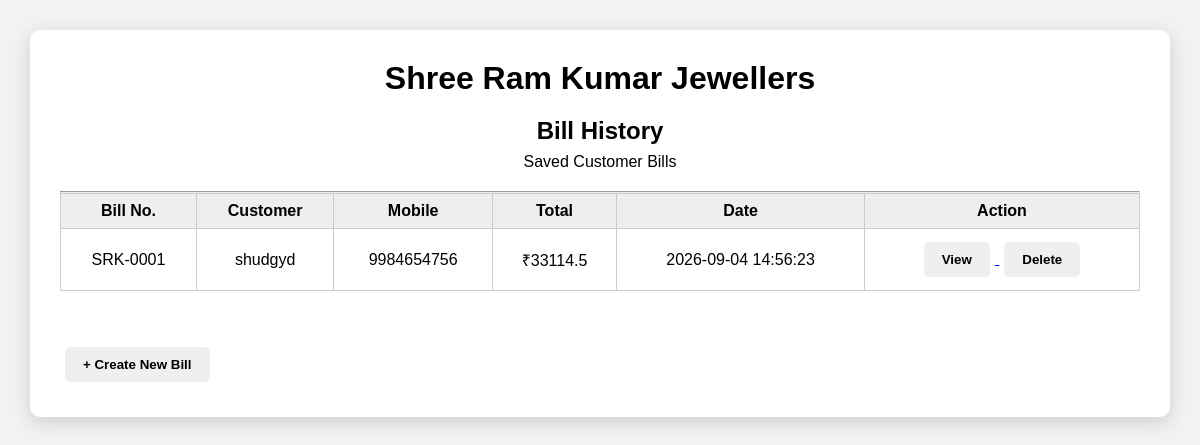
The app's page /bills (signed in) with its own data.
### tables this page shows
CREATE TABLE bills (
            id INTEGER PRIMARY KEY AUTOINCREMENT,
            bill_no TEXT UNIQUE NOT NULL,
            customer_name TEXT,
            customer_mobile TEXT,
            subtotal REAL DEFAULT 0,
            discount REAL DEFAULT 0,
            gst REAL DEFAULT 0,
            grand_total REAL DEFAULT 0,
            payment_mode TEXT,
            amount_paid REAL DEFAULT 0,
            balance REAL DEFAULT 0,
            created_at TIMESTAMP DEFAULT CURRENT_TIMESTAMP
        );

### app.py (the view)
@app.route("/bills")
@login_required
def bills():
    conn = get_db_connection()
    all_bills = conn.execute("""
        SELECT *

        FROM bills

        ORDER BY id DESC
    """).fetchall()
    conn.close()
    return render_template(
        "bills.html",
        bills=all_bills
    )

### app.py (called while the page is built, shortened)
@app.context_processor
def inject_shop_settings():
    try:
        shop_settings = get_all_settings()
    except Exception as e:
        print("SETTINGS LOAD ERROR:", e)
        shop_settings = {}
    return {
        "shop_settings": shop_settings
    }

def login_required(route_function):
    @wraps(route_function)
    def wrapper(*args, **kwargs):
        return route_function(*args, **kwargs)
    return wrapper

### database.py (called while the page is built)
def get_db_connection():
    if DATABASE_URL:
        import psycopg
        conn = psycopg.connect(
            DATABASE_URL
        )
        return PostgresConnection(conn)
    conn = sqlite3.connect(
        SQLITE_DATABASE
    )
    conn.row_factory = sqlite3.Row
    return conn

def get_all_settings():
    conn = get_db_connection()
    rows = conn.execute("""
        SELECT
            setting_key,
            setting_value

        FROM app_settings
    """).fetchall()
    conn.close()
    settings = {}
    for row in rows:
        settings[
            row["setting_key"]
        ] = (
            row["setting_value"]
            or ""
        )
    return settings

### templates/bills.html (shortened to what this page needs)
<!DOCTYPE html>
<html lang="en">
<head>
    <link rel="stylesheet"
          href="{{ url_for('static', filename='style.css') }}">
</head>
<body>
<div class="container">
    <h1>Shree Ram Kumar Jewellers</h1>
    <div class="shop-info">
        <h2>Bill History</h2>
        <p>Saved Customer Bills</p>
    </div>
    <hr>
    {% if bills %}
    <table>
        <thead>
        <tr>
            <th>Bill No.</th>
            <th>Customer</th>
            <th>Mobile</th>
            <th>Total</th>
            <th>Date</th>
            <th>Action</th>
        </tr>
        </thead>
        <tbody>
        {% for bill in bills %}
        <tr>
            <td>
                {{ bill["bill_no"] }}
            </td>
            <td>
                {{ bill["customer_name"] }}
            </td>
            <td>
                {{ bill["customer_mobile"] }}
            </td>
            <td>
                ₹{{ bill["grand_total"] }}
            </td>
            <td>
                {{ bill["created_at"] }}
            </td>
            <td>
                <a href="/bill/{{ bill['id'] }}">
                    <button type="button">
                        View
                    </button>
                </a>
                <form
                    action="/delete_bill/{{ bill['id'] }}"
                    method="POST"
                    style="display:inline;"
                    onsubmit="return confirm('Kya aap sach me ye bill delete karna chahte hain?');">
                    <button type="submit">
                        Delete
                    </button>
                </form>
            </td>
        </tr>
        {% endfor %}
        </tbody>
    </table>
    {% else %}
        <h3>No Bills Found</h3>
    {% endif %}
    <br><br>
    <a href="/">
        <button type="button">
            + Create New Bill
        </button>
    </a>
</div>
</body>
</html>

### static/style.css (style rules this page uses)
* { box-sizing: border-box; margin: 0; padding: 0; font-family: Arial, sans-serif; }
body { background: #f2f2f2; padding: 30px; }
.container { max-width: 1200px; margin: auto; background: white; padding: 30px; border-radius: 10px; box-shadow: 0 5px 20px rgba(0, 0, 0, 0.15); }
h1 { text-align: center; margin-bottom: 20px; }
.shop-info { text-align: center; margin-bottom: 20px; }
.shop-info h2 { margin-bottom: 8px; }
table { width: 100%; border-collapse: collapse; margin-bottom: 15px; }
th, td { border: 1px solid #ccc; padding: 8px; text-align: center; }
th { background: #eeeeee; }
button { padding: 10px 18px; border: none; border-radius: 5px; cursor: pointer; margin: 5px; font-weight: bold; }

### records on screen
bills: bill_no "SRK-0001", customer_name "shudgyd", customer_mobile "9984654756", grand_total "33114.5", created_at "2026-09-04 14:56:23"
